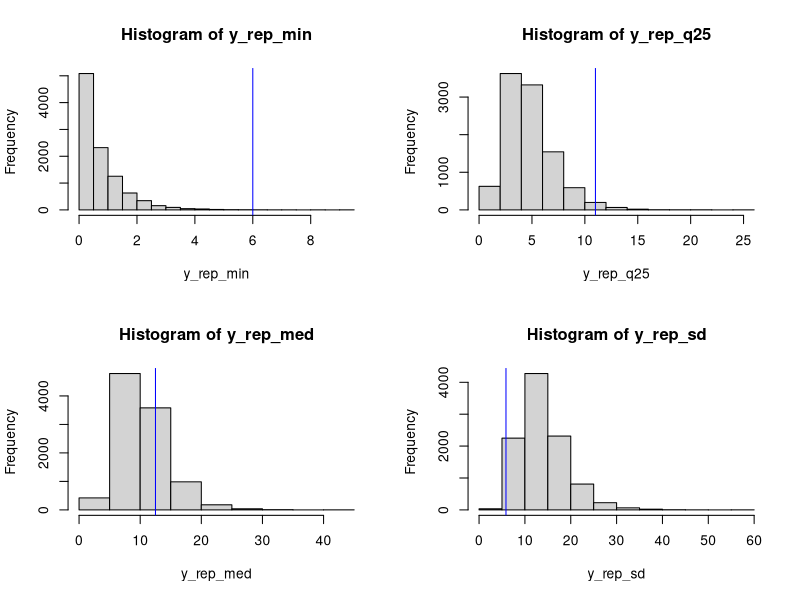
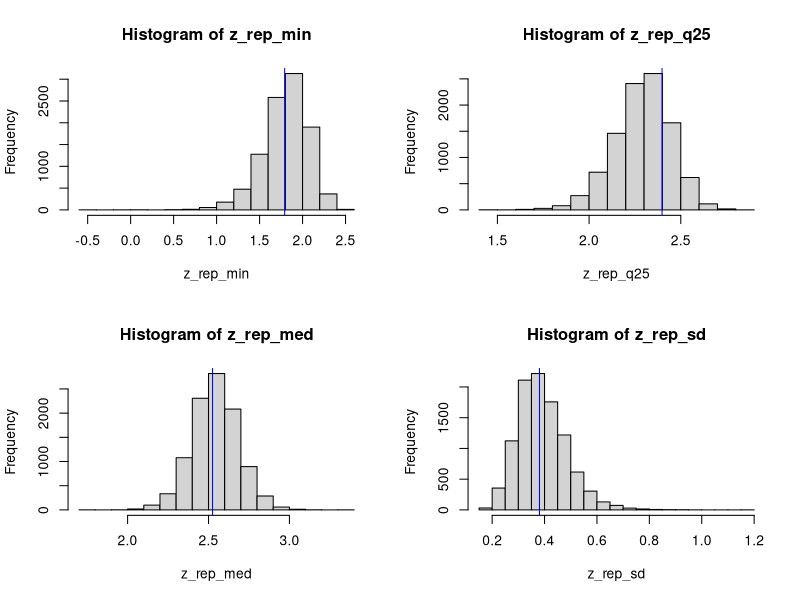

Recreate these plots in R, in order.
## ---- chunk 1

## No scientific notation

options(scipen = 999)

## Load in packages

library(fGarch)



########## Problem 1 ##########



## Input the known parameters and data

y <- c(15,9,15,8,8,20,25,31,13,12,11,15,11,13,13,11,11,12,6,14)
n <- length(y)
S <- 10000
alpha <- 5
beta <- alpha * 15

## ---- chunk 2

##### Part i #####



## Sample from the Gamma

samp_1i <- rgamma(n = S, shape = n + alpha, rate = beta + sum(y))

## ---- chunk 3

##### Part ii #####



## Construct the replicate data sets

y_rep <- matrix(0, nrow = S, ncol = n)

for(s in 1:S) {
    
    y_rep[s,] <- rexp(n = n, rate = samp_1i[s])
    
}

## ---- chunk 4

##### Part iii #####



## Compute the required test statistics for each replicate data set

y_rep_min <- apply(y_rep, 1, min)
y_rep_q25 <- apply(y_rep, 1, quantile, probs = 0.25)
y_rep_med <- apply(y_rep, 1, median)
y_rep_sd <- apply(y_rep, 1, sd)

par(mfrow = c(2, 2))

hist(x = y_rep_min)
abline(v = min(y), col = 'blue')

hist(x = y_rep_q25)
abline(v = quantile(y, 0.25), col = 'blue')

hist(x = y_rep_med)
abline(v = median(y), col = 'blue')

hist(x = y_rep_sd)
abline(v = sd(y), col = 'blue')

## ---- chunk 5

##### Part iv #####



## Compute the posterior predictive p-values for each statistic

pval_min <- mean(y_rep_min > min(y))
pval_q25 <- mean(y_rep_q25 > quantile(y, 0.25))
pval_med <- mean(y_rep_med > median(y))
pval_sd <- mean(y_rep_sd > sd(y))

## Probability of waiting at most 10 minutes

wait_10 <- mean(y_rep < 10)

## Output the results

cat("Minimum p-value: ", round(pval_min, 4))
cat("25% Quantile p-value: ", round(pval_q25, 4))
cat("Median p-value: ", round(pval_med, 4))
cat("Standard Deviation p-value: ", round(pval_sd, 4))
cat("Probability 10 Minute Wait: ", round(wait_10, 4))

## ---- chunk 6

########## Problem 2 ##########



## Input the known parameters and data

z <- log(y)
n <- length(z)
S <- 10000
alpha <- 0.01
beta <- 0.01

## Draw the sample from the posterior

s_squared <- sd(z)^2
post_tau <- rgamma(n = S, 
                  shape = alpha + (n - 1)/2,
                  rate = beta + (n - 1) * (s_squared / 2))

post_sigma <- 1/sqrt(post_tau)

Q_mu <- n * post_tau
ell_mu <- n * post_tau * mean(z)
post_mu <- rnorm(n = S, mean = (Q_mu^-1) * ell_mu, sd = sqrt(Q_mu^-1))

## ---- chunk 7

##### Part i #####



## Construct the replicate data set

z_rep <- matrix(0, nrow = S, ncol = n)

for(s in 1:S) {
    
    z_rep[s,] <- rnorm(n = n, mean = post_mu[s], sd = post_sigma[s])
    
}

## Compute the required test statistics for each replicate data set

z_rep_min <- apply(z_rep, 1, min)
z_rep_q25 <- apply(z_rep, 1, quantile, probs = 0.25)
z_rep_med <- apply(z_rep, 1, median)
z_rep_sd <- apply(z_rep, 1, sd)

par(mfrow = c(2, 2))

hist(x = z_rep_min)
abline(v = min(z), col = 'blue')

hist(x = z_rep_q25)
abline(v = quantile(z, 0.25), col = 'blue')

hist(x = z_rep_med)
abline(v = median(z), col = 'blue')

hist(x = z_rep_sd)
abline(v = sd(z), col = 'blue')

## Compute the posterior predictive p-values for each statistic

pval_min <- mean(z_rep_min > min(z))
pval_q25 <- mean(z_rep_q25 > quantile(z, 0.25))
pval_med <- mean(z_rep_med > median(z))
pval_sd <- mean(z_rep_sd > sd(z))

## Output the results

cat("Minimum p-value: ", round(pval_min, 4))
cat("25% Quantile p-value: ", round(pval_q25, 4))
cat("Median p-value: ", round(pval_med, 4))
cat("Standard Deviation p-value: ", round(pval_sd, 4))

## ---- chunk 8

##### Part ii #####



## Probability of waiting at most 10 minutes

wait_10 <- mean(z_rep < 10)

## Output the results

cat("Probability 10 Minute Wait: ", round(wait_10, 4))

## ---- chunk 9

########## Problem 3 ##########



## Load in the data and known parameters

y <- c(1.960,
      1.823,
      0.968,
      2.753,
      0.779,
      3.003,
      2.463,
      2.197,
      2.806,
      3.137,
      -1.813,
      -4.242,
      -19.780,
      8.597,
      -3.134,
      7.486,
      12.621,
      -11.511,
      -12.746,
      17.244)
n <- length(y)
S <- 10000
alpha <- 0.01
beta <- 0.01

## ---- chunk 10

##### Part i #####



## Draw the sample from the posterior

s_squared <- sd(y)^2
post_tau <- rgamma(n = S, 
                   shape = alpha + (n - 1)/2,
                   rate = beta + (n - 1) * (s_squared / 2))

post_sigma <- 1/sqrt(post_tau)

Q_mu <- n * post_tau
ell_mu <- n * post_tau * mean(y)
post_mu <- rnorm(n = S, mean = (Q_mu^-1) * ell_mu, sd = sqrt(Q_mu^-1))

## ---- chunk 11

##### Part ii #####



## Construct the replicate data set

y_rep <- matrix(0, nrow = S, ncol = n)

for(s in 1:S) {
    
    y_rep[s,] <- rnorm(n = n, mean = post_mu[s], sd = post_sigma[s])
    
}
